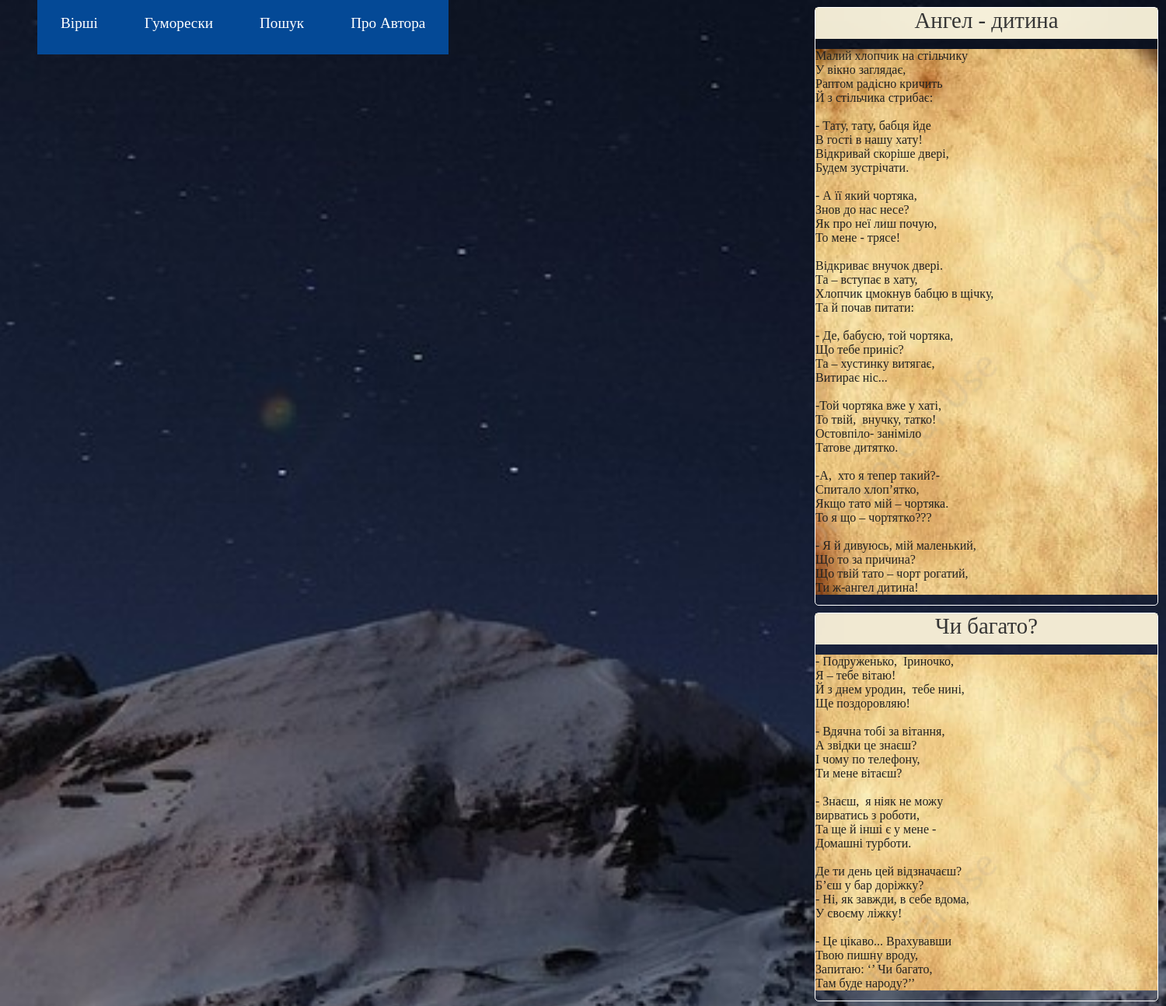
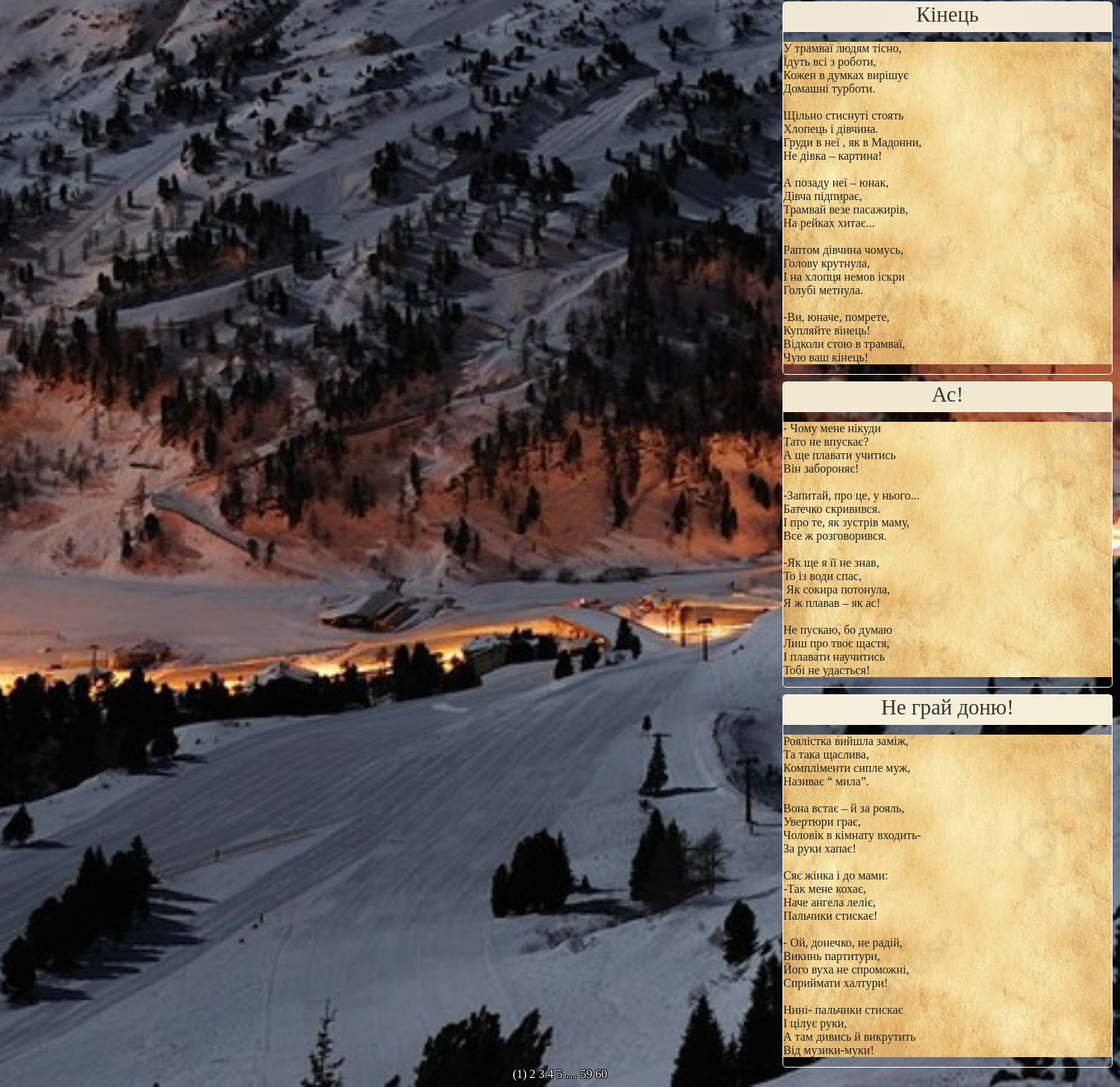
The app's page /humoresques/1 with its own data (2 pictures, top to bottom).
### app/models.py (models this page shows)
class Humoresque(db.Model):
    id = db.Column(db.Integer, primary_key=True)
    title = db.Column(db.String(20), unique=True)
    text = db.Column(db.String(1028), unique=True)

### app/routes.py (the view)
@app.route('/humoresques/<int:hum_page_num>')
def humoresques(hum_page_num):
    humoresques = Humoresque.query.paginate(per_page=5, page=hum_page_num, error_out=True)
    return render_template('humoresques.html', title='Гуморески',  humoresques=humoresques)

### app/templates/humoresques.html
{% extends "base.html" %}
{% block app_content %}
    {% for humoresque in humoresques.items %}
        {% include "_humoresque.html" %}
    {% endfor %}
    <div class="pagination-links">
    {% for page in humoresques.iter_pages() %}
        {% if page %}
            {% if page != humoresques.page %}
                <a href="{{ url_for('humoresques', hum_page_num=page) }}">{{ page }}</a>
            {% else %}
                <span style="color: white;">({{ page }})</span>
            {% endif %}
        {% else %}
            <span class=ellipsis style="color: white;">…</span>
        {% endif %}
    {% endfor %}
    </div>
{% endblock %}

### app/templates/base.html (shortened to what this page needs)
<html>
    <head>
        <link rel="stylesheet" href="{{ url_for('static', filename='styles.css') }}"/>
    </head>
    <body>
        <div id="navbar-container">
            <div id="navbar">
                <div class="link-div">
                    <nav>
                        <ul class="nav-links">
                            <li><a href="{{ url_for('poems', page_num=1) }}">Вірші</a></li>
                            <li><a href="{{ url_for('humoresques', hum_page_num=1) }}">Гуморески</a></li>
                            <li><a href="{{ url_for('search') }}">Пошук</a></li>
                            <li><a href="{{ url_for('about') }}">Про Автора</a></li>
                        </ul>
                    </nav>
                </div>
            </div>
        </div>
        <div id="page_container">
            {% block content %}
            <div class="container-fluid" style="margin-top: 100px;">
                {% block app_content %}{% endblock %}
            </div>
            {% endblock %}
        </div>
    </body>
</html>

### app/templates/_humoresque.html
{% extends "base.html" %}
{% block app_content %}
    <div id="poem-container">
        <div id="title">{{humoresque.title}}</div>
        <pre><div id="text">{{humoresque.text}}</div></pre>
    </div>
{% endblock %}

### app/static/styles.css (style rules this page uses)
#navbar-container { position: absolute; top: 0; height: 100px; width: 50%; }
#navbar { position: fixed; display: flex; justify-content: space-between; align-items: center; font-size: 1.2rem; margin-bottom: 100px; }
#poem-container { width: 440px; border: 1px solid white; color: white; margin-left: 65rem; margin-top: -5.7rem; border-radius: 5px; }
#title { width: 100%; height: 40px; background: url('/static/title_bg.jpg') no-repeat center center fixed; -webkit-background-size: cover; -moz-background-size: cover; -o-background-size: cover; background-size: cover; font-family: 'Lobster Two', cursive; font-size: 1.8rem; color: #353535; text-align: center; }
#text { background: url('/static/poem_bg.jpg') no-repeat center center; width: 100%; -webkit-background-size: cover; -moz-background-size: cover; -o-background-size: cover; background-size: cover; font-family: 'Lobster Two', cursive ; font-size: 1rem; color: #212121; }
a { text-decoration: none; color: white; }
body { background: url('/static/night-mnt.jpg') no-repeat center center fixed; -webkit-background-size: cover; -moz-background-size: cover; -o-background-size: cover; background-size: cover; font-family: 'Lobster Two', cursive; }
.nav-links { display: flex; list-style: none; }
.nav-links a { padding: 30px; margin-right: 0px; background: rgb(4, 73, 150); transition: 0.3s ease-out; }
.pagination-links { text-align: center; text-shadow: -1px -1px 0 #000, 1px -1px 0 #000, -1px 1px 0 #000, 1px 1px 0 #000; float: bottom 0; }

### records on screen
Humoresque: title "Ангел - дитина", text "Малий хлопчик на стільчику У вікно заглядає, Раптом радісно кричить Й з стільчика стрибає: - Тату, тату, бабця йде В гості в нашу хату! Відкривай скоріше двері, Будем зустрічати. - А її який чортяка, Знов до нас несе? Як про неї лиш почую, То мене - трясе! Відкриває внучок двері. Та – вступає в хату, Хлопчик цмокнув бабцю в щічку, Та й почав питати: - Де, бабусю, той чортяка, Що тебе приніс? Та – хустинку витягає, Витирає ніс... -Той чортяка вже у хаті, То твій, внучку, татко! Остовпіло- заніміло Татове дитятко. -А, хто я тепер такий?- Спитало хлоп’ятко, Якщо тато мій – чортяка. То я що – чортятко??? - Я й дивуюсь, мій маленький, Що то за причина? Що твій тато – чорт рогатий, Ти ж-ангел…"
Humoresque: title "Чи багато?", text "- Подруженько, Іриночко, Я – тебе вітаю! Й з днем уродин, тебе нині, Ще поздоровляю! - Вдячна тобі за вітання, А звідки це знаєш? І чому по телефону, Ти мене вітаєш? - Знаєш, я ніяк не можу вирватись з роботи, Та ще й інші є у мене - Домашні турботи. Де ти день цей відзначаєш? Б’єш у бар доріжку? - Ні, як завжди, в себе вдома, У своєму ліжку! - Це цікаво... Врахувавши Твою пишну вроду, Запитаю: ‘’ Чи багато, Там буде народу?’’"
Humoresque: title "Кінець", text "У трамваї людям тісно, Їдуть всі з роботи, Кожен в думках вирішує Домашні турботи. Щільно стиснуті стоять Хлопець і дівчина. Груди в неї , як в Мадонни, Не дівка – картина! А позаду неї – юнак, Дівча підпирає, Трамвай везе пасажирів, На рейках хитає... Раптом дівчина чомусь, Голову крутнула, І на хлопця немов іскри Голубі метнула. -Ви, юначе, помрете, Купляйте вінець! Відколи стою в трамваї, Чую ваш кінець!"
Humoresque: title "Ас!", text "- Чому мене нікуди Тато не впускає? А ще плавати учитись Він забороняє! -Запитай, про це, у нього... Батечко скривився. І про те, як зустрів маму, Все ж розговорився. -Як ще я її не знав, То із води спас, Як сокира потонула, Я ж плавав – як ас! Не пускаю, бо думаю Лиш про твоє щастя, І плавати научитись Тобі не удасться!"
Humoresque: title "Не грай доню!", text "Роялістка вийшла заміж, Та така щаслива, Компліменти сипле муж, Називає “ мила”. Вона встає – й за рояль, Увертюри грає, Чоловік в кімнату входить- За руки хапає! Сяє жінка і до мами: -Так мене кохає, Наче ангела леліє, Пальчики стискає! - Ой, донечко, не радій, Викинь партитури, Його вуха не спроможні, Сприймати халтури! Нині- пальчики стискає І цілує руки, А там дивись й викрутить Від музики-муки!"

### other values on screen
{{ page }} "1"
{{ page }} "2" "3" "4" "5" "59" "60"
